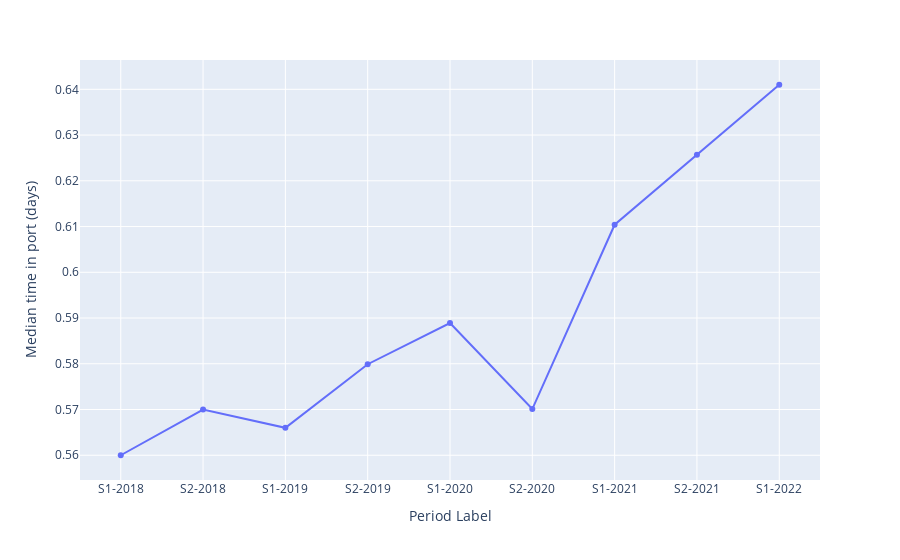

Here is the notebook cell this chart was saved with:
### Code cell
df_ports_new=df_ports[
    (df_ports.Location == 'Netherlands') & (df_ports.Vessel_Type =='All ships')
]
fig = px.line(df_ports_new, y='Median time in port (days)', x='Period Label',markers=True)
              
fig.show()

### Figure 1 — Plotly figure (JSON) as saved in the notebook; plotly's stock layout.template omitted (floating-point values rounded to 4 significant figures)
{"data": [{"hovertemplate": "Period Label=%{x}<br>Median time in port (days)=%{y}<extra></extra>", "legendgroup": "", "line": {"color": "#636efa", "dash": "solid"}, "marker": {"symbol": "circle"}, "mode": "lines+markers", "name": "", "orientation": "v", "showlegend": false, "type": "scatter", "x": ["S1-2018", "S2-2018", "S1-2019", "S2-2019", "S1-2020", "S2-2020", "S1-2021", "S2-2021", "S1-2022"], "xaxis": "x", "y": [0.56, 0.57, 0.566, 0.5799, 0.5889, 0.5701, 0.6104, 0.6257, 0.641], "yaxis": "y"}], "layout": {"legend": {"tracegroupgap": 0}, "margin": {"t": 60}, "xaxis": {"anchor": "y", "domain": [0, 1], "title": {"text": "Period Label"}}, "yaxis": {"anchor": "x", "domain": [0, 1], "title": {"text": "Median time in port (days)"}}}}
